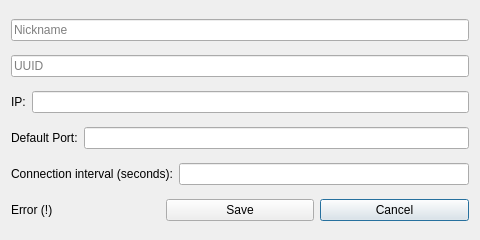
<?xml version="1.0" encoding="UTF-8"?>
<ui version="4.0">
 <class>DialogContactInfo</class>
 <widget class="QDialog" name="DialogContactInfo">
  <property name="windowModality">
   <enum>Qt::ApplicationModal</enum>
  </property>
  <property name="geometry">
   <rect>
    <x>0</x>
    <y>0</y>
    <width>480</width>
    <height>240</height>
   </rect>
  </property>
  <property name="minimumSize">
   <size>
    <width>480</width>
    <height>240</height>
   </size>
  </property>
  <property name="maximumSize">
   <size>
    <width>480</width>
    <height>240</height>
   </size>
  </property>
  <property name="windowTitle">
   <string>Contact</string>
  </property>
  <layout class="QVBoxLayout" name="verticalLayout">
   <item>
    <widget class="QLineEdit" name="lineEditUsername">
     <property name="placeholderText">
      <string>Nickname</string>
     </property>
    </widget>
   </item>
   <item>
    <widget class="QLineEdit" name="lineEditUuid">
     <property name="placeholderText">
      <string>UUID</string>
     </property>
    </widget>
   </item>
   <item>
    <layout class="QHBoxLayout" name="horizontalLayoutIp">
     <item>
      <widget class="QLabel" name="labelIp">
       <property name="text">
        <string>IP:</string>
       </property>
      </widget>
     </item>
     <item>
      <widget class="QLineEdit" name="lineEditIp"/>
     </item>
    </layout>
   </item>
   <item>
    <layout class="QHBoxLayout" name="horizontalLayoutPort">
     <item>
      <widget class="QLabel" name="labelPort">
       <property name="text">
        <string>Default Port:</string>
       </property>
      </widget>
     </item>
     <item>
      <widget class="QLineEdit" name="lineEditPort"/>
     </item>
    </layout>
   </item>
   <item>
    <layout class="QHBoxLayout" name="horizontalLayoutInterval">
     <item>
      <widget class="QLabel" name="labelInterval">
       <property name="text">
        <string>Connection interval (seconds):</string>
       </property>
      </widget>
     </item>
     <item>
      <widget class="QLineEdit" name="lineEditInterval"/>
     </item>
    </layout>
   </item>
   <item>
    <layout class="QHBoxLayout" name="horizontalLayout">
     <item>
      <widget class="QLabel" name="labelError">
       <property name="text">
        <string>Error (!)</string>
       </property>
      </widget>
     </item>
     <item>
      <widget class="QPushButton" name="pushButtonSave">
       <property name="text">
        <string>Save</string>
       </property>
      </widget>
     </item>
     <item>
      <widget class="QPushButton" name="pushButtonCancel">
       <property name="text">
        <string>Cancel</string>
       </property>
       <property name="default">
        <bool>true</bool>
       </property>
      </widget>
     </item>
    </layout>
   </item>
  </layout>
 </widget>
 <resources/>
 <connections/>
</ui>
